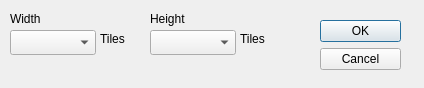
<?xml version="1.0" encoding="UTF-8"?>
<ui version="4.0">
 <class>resizeBGdialog</class>
 <widget class="QDialog" name="resizeBGdialog">
  <property name="geometry">
   <rect>
    <x>0</x>
    <y>0</y>
    <width>424</width>
    <height>88</height>
   </rect>
  </property>
  <property name="windowTitle">
   <string>Dialog</string>
  </property>
  <widget class="QDialogButtonBox" name="buttonBox">
   <property name="geometry">
    <rect>
     <x>320</x>
     <y>20</y>
     <width>81</width>
     <height>241</height>
    </rect>
   </property>
   <property name="orientation">
    <enum>Qt::Vertical</enum>
   </property>
   <property name="standardButtons">
    <set>QDialogButtonBox::Cancel|QDialogButtonBox::Ok</set>
   </property>
  </widget>
  <widget class="QComboBox" name="comboBox">
   <property name="geometry">
    <rect>
     <x>10</x>
     <y>30</y>
     <width>86</width>
     <height>25</height>
    </rect>
   </property>
  </widget>
  <widget class="QComboBox" name="comboBox_2">
   <property name="geometry">
    <rect>
     <x>150</x>
     <y>30</y>
     <width>86</width>
     <height>25</height>
    </rect>
   </property>
  </widget>
  <widget class="QLabel" name="label">
   <property name="geometry">
    <rect>
     <x>10</x>
     <y>10</y>
     <width>67</width>
     <height>17</height>
    </rect>
   </property>
   <property name="text">
    <string>Width</string>
   </property>
  </widget>
  <widget class="QLabel" name="label_2">
   <property name="geometry">
    <rect>
     <x>150</x>
     <y>10</y>
     <width>67</width>
     <height>17</height>
    </rect>
   </property>
   <property name="text">
    <string>Height</string>
   </property>
  </widget>
  <widget class="QLabel" name="label_3">
   <property name="geometry">
    <rect>
     <x>100</x>
     <y>30</y>
     <width>31</width>
     <height>17</height>
    </rect>
   </property>
   <property name="text">
    <string>Tiles</string>
   </property>
  </widget>
  <widget class="QLabel" name="label_4">
   <property name="geometry">
    <rect>
     <x>240</x>
     <y>30</y>
     <width>31</width>
     <height>17</height>
    </rect>
   </property>
   <property name="text">
    <string>Tiles</string>
   </property>
  </widget>
 </widget>
 <resources/>
 <connections>
  <connection>
   <sender>buttonBox</sender>
   <signal>accepted()</signal>
   <receiver>resizeBGdialog</receiver>
   <slot>accept()</slot>
   <hints>
    <hint type="sourcelabel">
     <x>248</x>
     <y>254</y>
    </hint>
    <hint type="destinationlabel">
     <x>157</x>
     <y>274</y>
    </hint>
   </hints>
  </connection>
  <connection>
   <sender>buttonBox</sender>
   <signal>rejected()</signal>
   <receiver>resizeBGdialog</receiver>
   <slot>reject()</slot>
   <hints>
    <hint type="sourcelabel">
     <x>316</x>
     <y>260</y>
    </hint>
    <hint type="destinationlabel">
     <x>286</x>
     <y>274</y>
    </hint>
   </hints>
  </connection>
 </connections>
</ui>
